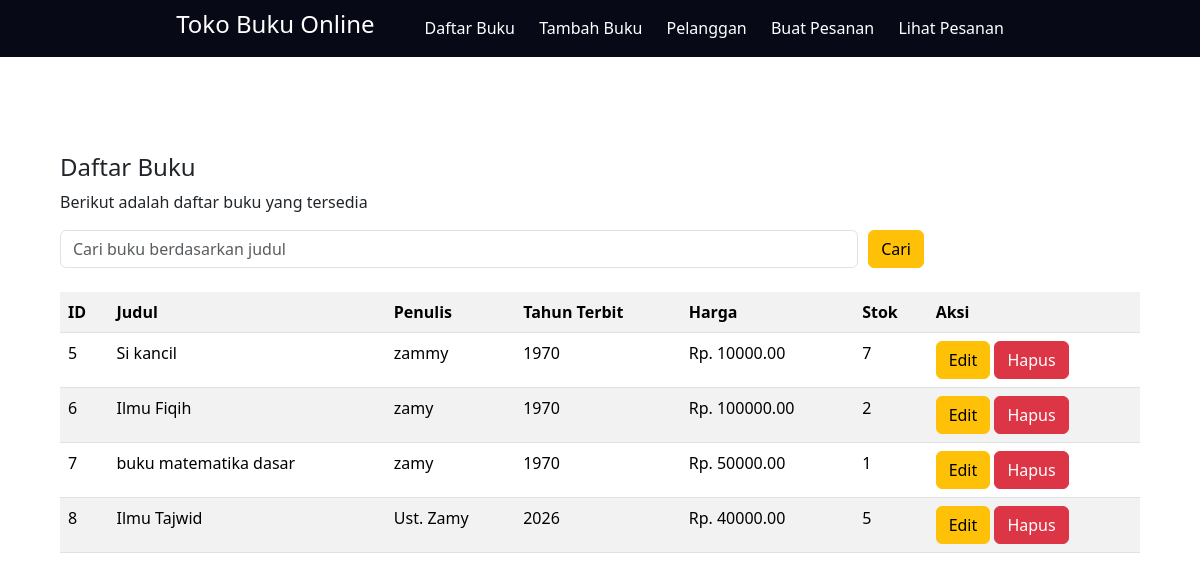
/pertemuan10/databuku.php, run on the app's committed database.
### tables this page shows
CREATE TABLE `buku` (
  `ID` int(11) NOT NULL,
  `Judul` varchar(255) NOT NULL,
  `Penulis` varchar(255) NOT NULL,
  `Tahun_Terbit` int(11) NOT NULL,
  `Harga` decimal(10,2) NOT NULL,
  `stok` int(11) NOT NULL,
  `Status` enum('tersedia','dihapus') NOT NULL
);

### pertemuan10/databuku.php (the view, shortened to what this page needs)
<!DOCTYPE html>
<html lang="en">
<head>
</head>
    <body>
        <?php
            include "konek.php";
            $result = mysqli_query($conn, "SELECT * FROM buku WHERE Status = 'tersedia'");
        ?>
        <br>
        <br>
        <br>
        <br>
        <div style="width: 90%; margin: auto;">
            <h4>Daftar Buku</h4>
            <p>Berikut adalah daftar buku yang tersedia</p>
            <div class="cari">
                <form action="prosescaribuku.php" method="post" style="width: 80%; display: flex; gap: 10px;">
                    <input class="form-control" type="text" name="cari" placeholder="Cari buku berdasarkan judul">
                    <button class="btn btn-warning">Cari</button>
                </form>
            </div>
        <br>
            <table class="table table-striped table-hover">
                    <tr>
                        <th>ID</th>
                        <th>Judul</th>
                        <th>Penulis</th>
                        <th>Tahun Terbit</th>
                        <th>Harga</th>
                        <th>Stok</th>
                        <th>Aksi</th>
                    </tr>
                        <?php while ($row = mysqli_fetch_assoc($result)) { ?>
                    <tr>
                        <td><?php echo $row['ID']; ?></td>
                        <td><?= $row['Judul']; ?></td>
                        <td><?= $row['Penulis']; ?></td>
                        <td><?= $row['Tahun_Terbit']; ?></td>
                        <td> Rp. <?= $row['Harga']; ?></td>
                        <td><?= $row['stok']; ?></td>
                        <td> <a href="editbuku.php?ID=<?= $row['ID']; ?>" class="btn btn-warning">Edit</a>
                             <button type="button" class="btn btn-danger" data-bs-toggle="modal" data-bs-target="#exampleModal">
                                Hapus
                            </button>
                        </td>
                    </tr>
                    <?php } ?>
                </table>
        </div>
    </body>
</html>

### pertemuan10/style.css (style rules this page uses)
body { margin: 0 auto; }
nav { display: flex; justify-content: center; align-items: center; background-color: rgb(7, 9, 22); position: sticky; width: 100%; padding: 10px; top: 0; z-index: 100; }
nav .isi { display: flex; justify-content: center; align-items: center; gap: 50px; flex-wrap: wrap; color: white; }
.menu a { margin-right: 20px; text-decoration: none; color: white; }

### data on the page
buku: ID "5", Judul "Si kancil", Penulis "zammy", Tahun_Terbit "1970", Harga "10000.00", stok "7"
buku: ID "6", Judul "Ilmu Fiqih", Penulis "zamy", Tahun_Terbit "1970", Harga "100000.00", stok "2"
buku: ID "7", Judul "buku matematika dasar", Penulis "zamy", Tahun_Terbit "1970", Harga "50000.00", stok "1"
buku: ID "8", Judul "Ilmu Tajwid", Penulis "Ust. Zamy", Tahun_Terbit "2026", Harga "40000.00", stok "5"
